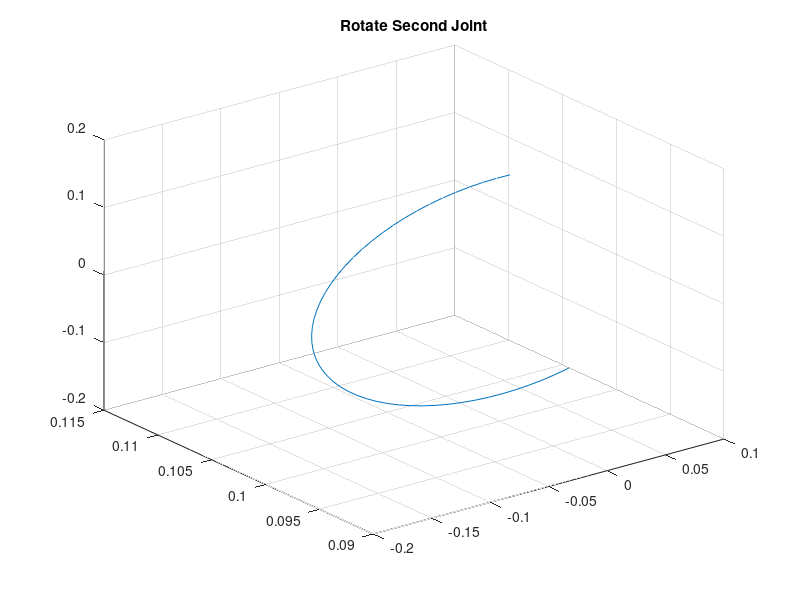

Write MATLAB code to recreate this figure.
clear all
clc;
close all;
a2=-65/180*pi;
b2=140/180*pi;
theta1=0;
theta_2=linspace(a2,b2,50)';
theta3=pi/2;
theta4=0;
theta5=0;
theta6=0;
workspace_x=[];
workspace_y=[];
workspace_z=[];
for j=1:length(theta_2)
    theta2=theta_2(j);
x=0.92*cos(theta1)*cos(theta2)-0.1*sin(theta1)-...
    0.308*cos(theta5)*(cos(theta1)*cos(theta2)*sin(theta3)+...
    cos(theta1)*cos(theta3)*sin(theta2))-...
    0.308*sin(theta5)*(sin(theta1)*sin(theta4)-...
    1.0*cos(theta4)*(cos(theta1)*sin(theta2)*sin(theta3)-...
    1.0*cos(theta1)*cos(theta2)*cos(theta3)))-...
    0.117*cos(theta1)*sin(theta2)*sin(theta3)+...
    0.117*cos(theta1)*cos(theta2)*cos(theta3)-...
    0.722*cos(theta1)*cos(theta2)*sin(theta3) -...
    0.722*cos(theta1)*cos(theta3)*sin(theta2); %workspace_x=vpa(T6(1,4),3)
workspace_x=[workspace_x;x];
y=0.1*cos(theta1) + 0.92*cos(theta2)*sin(theta1) +...
    0.308*sin(theta5)*(cos(theta1)*sin(theta4) + ...
    cos(theta4)*(sin(theta1)*sin(theta2)*sin(theta3) - ...
    1.0*cos(theta2)*cos(theta3)*sin(theta1))) - ...
    0.308*cos(theta5)*(cos(theta2)*sin(theta1)*sin(theta3) +...
    cos(theta3)*sin(theta1)*sin(theta2)) -...
    0.722*cos(theta2)*sin(theta1)*sin(theta3) -...
    0.722*cos(theta3)*sin(theta1)*sin(theta2) - ...
    0.117*sin(theta1)*sin(theta2)*sin(theta3) +...
    0.117*cos(theta2)*cos(theta3)*sin(theta1); %workspace_y=vpa(T6(2,4),3)
workspace_y=[workspace_y;y];
z=0.722*sin(theta2)*sin(theta3) - 0.722*cos(theta2)*cos(theta3)-...
    0.117*cos(theta2)*sin(theta3) - 0.117*cos(theta3)*sin(theta2) -...
    0.92*sin(theta2) - 0.308*cos(theta5)*(cos(theta2)*cos(theta3) -...
    1.0*sin(theta2)*sin(theta3)) + ...
    0.308*cos(theta4)*sin(theta5)*(cos(theta2)*sin(theta3) +...
    cos(theta3)*sin(theta2)); %workspace_z=vpa(T6(3,4),3)
workspace_z=[workspace_z;z];
end
plot3(workspace_x,workspace_y,workspace_z);
grid on;
title('Rotate Second Joint');
